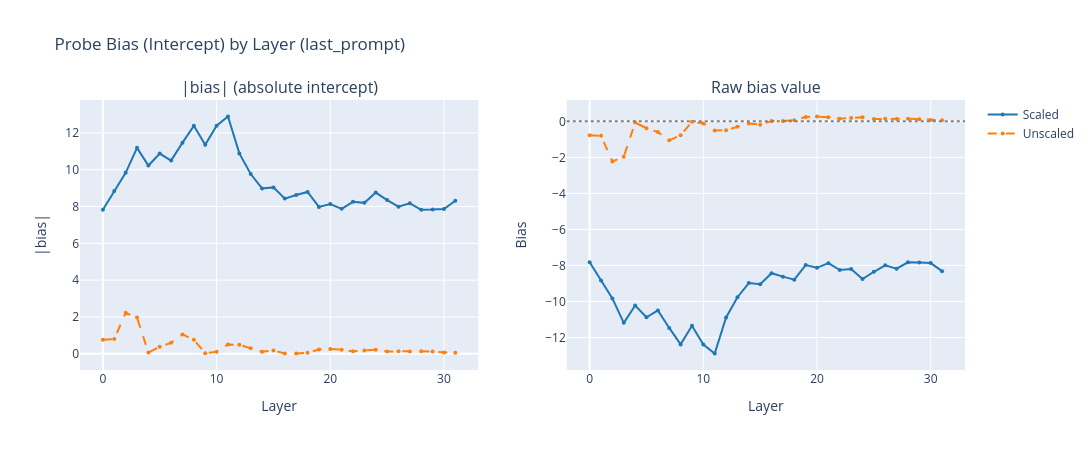

This figure's notebook cell:
### Code cell
# Bias analysis
fig = make_subplots(
    rows=1, cols=2,
    subplot_titles=["|bias| (absolute intercept)", "Raw bias value"],
)

# Absolute bias
fig.add_trace(go.Scatter(x=layers, y=np.abs(dirs_scaled["biases"]), mode="lines+markers",
    name="Scaled", line=dict(color="#1f77b4", width=2), marker=dict(size=4)), row=1, col=1)
fig.add_trace(go.Scatter(x=layers, y=np.abs(dirs_unscaled["biases"]), mode="lines+markers",
    name="Unscaled", line=dict(color="#ff7f0e", width=2, dash="dash"), marker=dict(size=4)), row=1, col=1)
fig.update_xaxes(title_text="Layer", row=1, col=1)
fig.update_yaxes(title_text="|bias|", row=1, col=1)

# Raw bias
fig.add_trace(go.Scatter(x=layers, y=dirs_scaled["biases"], mode="lines+markers",
    name="Scaled", line=dict(color="#1f77b4", width=2), marker=dict(size=4),
    showlegend=False), row=1, col=2)
fig.add_trace(go.Scatter(x=layers, y=dirs_unscaled["biases"], mode="lines+markers",
    name="Unscaled", line=dict(color="#ff7f0e", width=2, dash="dash"), marker=dict(size=4),
    showlegend=False), row=1, col=2)
fig.add_hline(y=0, line_dash="dot", line_color="gray", row=1, col=2)
fig.update_xaxes(title_text="Layer", row=1, col=2)
fig.update_yaxes(title_text="Bias", row=1, col=2)

fig.update_layout(
    title_text=f"Probe Bias (Intercept) by Layer ({PROBE_POS})",
    width=1100, height=450,
)
fig.show()
fig.write_html(str(REPORTS_DIR / "bias_analysis.html"))

# Print notable layers
print("Layers with |scaled bias| > 1.0:")
for l in range(n_layers_dir):
    b_s = dirs_scaled["biases"][l]
    b_u = dirs_unscaled["biases"][l]
    if abs(b_s) > 1.0 or abs(b_u) > 1.0:
        print(f"  Layer {l:2d}: scaled={b_s:+.3f}, unscaled={b_u:+.3f}")

### Figure 1 — Plotly figure (JSON) as saved in the notebook; plotly's stock layout.template omitted (floating-point values rounded to 4 significant figures)
{"data": [{"line": {"color": "#1f77b4", "width": 2}, "marker": {"size": 4}, "mode": "lines+markers", "name": "Scaled", "type": "scatter", "x": [0, 1, 2, 3, 4, 5, 6, 7, 8, 9, 10, 11, 12, 13, 14, 15, 16, 17, 18, 19, 20, 21, 22, 23, 24, 25, 26, 27, 28, 29, 30, 31], "xaxis": "x", "y": [7.824, 8.84, 9.829, 11.19, 10.23, 10.88, 10.49, 11.47, 12.38, 11.35, 12.39, 12.89, 10.88, 9.763, 8.98, 9.038, 8.429, 8.622, 8.789, 7.976, 8.131, 7.874, 8.257, 8.198, 8.758, 8.351, 7.993, 8.177, 7.824, 7.833, 7.867, 8.315], "yaxis": "y"}, {"line": {"color": "#ff7f0e", "dash": "dash", "width": 2}, "marker": {"size": 4}, "mode": "lines+markers", "name": "Unscaled", "type": "scatter", "x": [0, 1, 2, 3, 4, 5, 6, 7, 8, 9, 10, 11, 12, 13, 14, 15, 16, 17, 18, 19, 20, 21, 22, 23, 24, 25, 26, 27, 28, 29, 30, 31], "xaxis": "x", "y": [0.7686, 0.802, 2.229, 1.967, 0.0666, 0.3822, 0.5977, 1.053, 0.768, 0.02792, 0.1136, 0.5091, 0.4896, 0.3034, 0.1163, 0.1861, 0.01841, 0.02287, 0.06072, 0.2358, 0.2688, 0.2211, 0.1407, 0.1876, 0.2233, 0.1271, 0.1426, 0.1315, 0.1446, 0.1222, 0.07443, 0.05556], "yaxis": "y"}, {"line": {"color": "#1f77b4", "width": 2}, "marker": {"size": 4}, "mode": "lines+markers", "name": "Scaled", "showlegend": false, "type": "scatter", "x": [0, 1, 2, 3, 4, 5, 6, 7, 8, 9, 10, 11, 12, 13, 14, 15, 16, 17, 18, 19, 20, 21, 22, 23, 24, 25, 26, 27, 28, 29, 30, 31], "xaxis": "x2", "y": [-7.824, -8.84, -9.829, -11.19, -10.23, -10.88, -10.49, -11.47, -12.38, -11.35, -12.39, -12.89, -10.88, -9.763, -8.98, -9.038, -8.429, -8.622, -8.789, -7.976, -8.131, -7.874, -8.257, -8.198, -8.758, -8.351, -7.993, -8.177, -7.824, -7.833, -7.867, -8.315], "yaxis": "y2"}, {"line": {"color": "#ff7f0e", "dash": "dash", "width": 2}, "marker": {"size": 4}, "mode": "lines+markers", "name": "Unscaled", "showlegend": false, "type": "scatter", "x": [0, 1, 2, 3, 4, 5, 6, 7, 8, 9, 10, 11, 12, 13, 14, 15, 16, 17, 18, 19, 20, 21, 22, 23, 24, 25, 26, 27, 28, 29, 30, 31], "xaxis": "x2", "y": [-0.7686, -0.802, -2.229, -1.967, -0.0666, -0.3822, -0.5977, -1.053, -0.768, -0.02792, -0.1136, -0.5091, -0.4896, -0.3034, -0.1163, -0.1861, 0.01841, 0.02287, 0.06072, 0.2358, 0.2688, 0.2211, 0.1407, 0.1876, 0.2233, 0.1271, 0.1426, 0.1315, 0.1446, 0.1222, 0.07443, 0.05556], "yaxis": "y2"}], "layout": {"annotations": [{"font": {"size": 16}, "showarrow": false, "text": "|bias| (absolute intercept)", "x": 0.225, "xanchor": "center", "xref": "paper", "y": 1, "yanchor": "bottom", "yref": "paper"}, {"font": {"size": 16}, "showarrow": false, "text": "Raw bias value", "x": 0.775, "xanchor": "center", "xref": "paper", "y": 1, "yanchor": "bottom", "yref": "paper"}], "height": 450, "shapes": [{"line": {"color": "gray", "dash": "dot"}, "type": "line", "x0": 0, "x1": 1, "xref": "x2 domain", "y0": 0, "y1": 0, "yref": "y2"}], "title": {"text": "Probe Bias (Intercept) by Layer (last_prompt)"}, "width": 1100, "xaxis": {"anchor": "y", "domain": [0, 0.45], "title": {"text": "Layer"}}, "xaxis2": {"anchor": "y2", "domain": [0.55, 1], "title": {"text": "Layer"}}, "yaxis": {"anchor": "x", "domain": [0, 1], "title": {"text": "|bias|"}}, "yaxis2": {"anchor": "x2", "domain": [0, 1], "title": {"text": "Bias"}}}}
